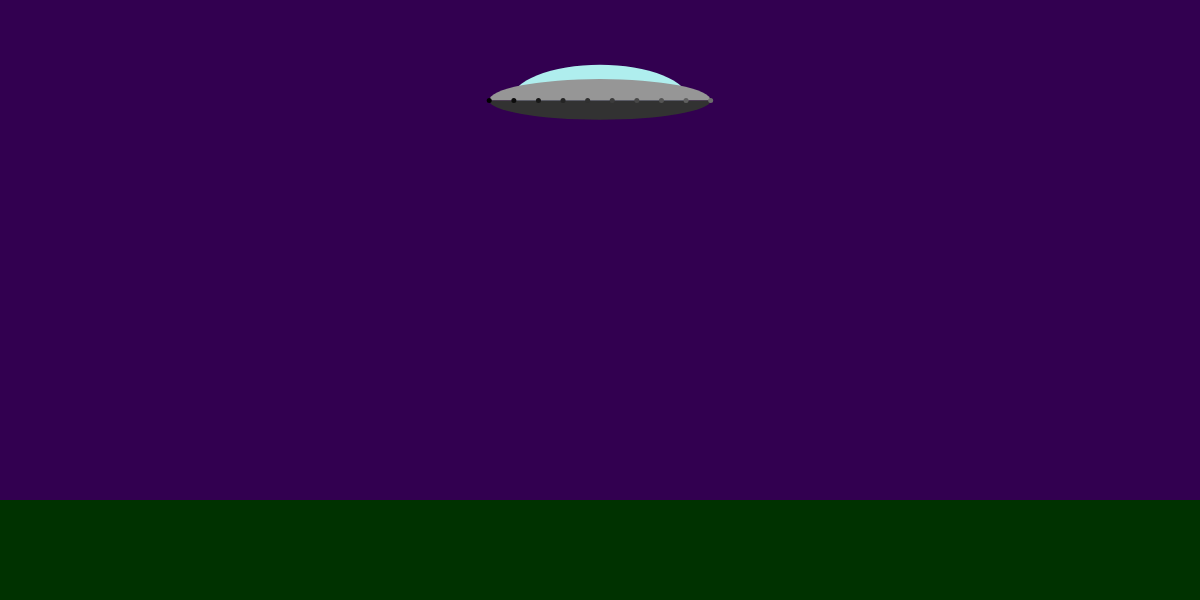
Frame 1 (no input)
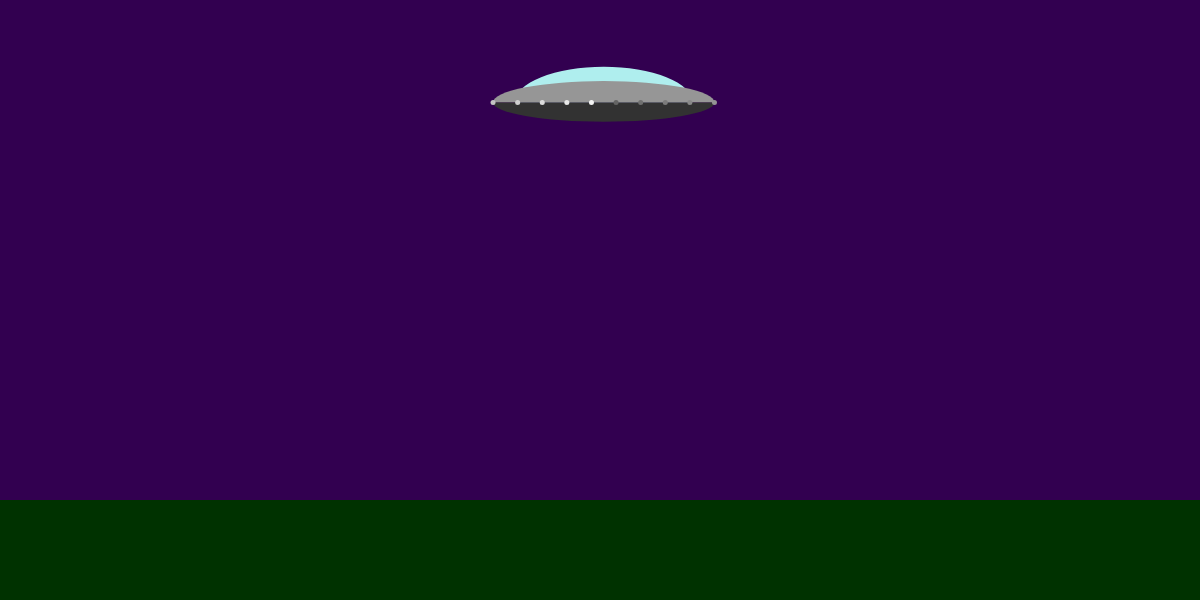
Frame 60 (no input)
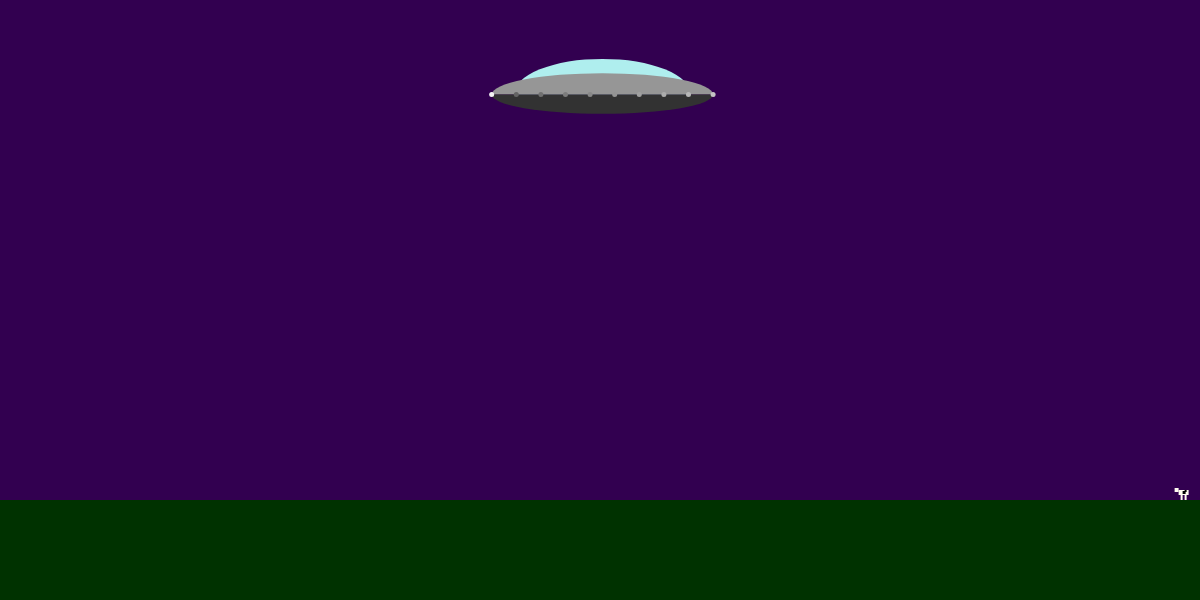
Frame 120 (the mouse pressed at the canvas centre since frame 60)

The p5.js sketch that drew these frames (run headless with seeded random() and noise() and a simulated clock; from frame 60 on, the mouse is pressed at the canvas centre):

// p5.js sketch
// ── sketch.js
//Topic 1.1 
//Object orientation revisted
//part two

var flyingSaucer;
var cowManager;
function setup()
{
    createCanvas(1200,600);
    noStroke();
    
    flyingSaucer = new FlyingSaucer(width/2,100);
    cowManager = new CowManager();

}
function FlyingSaucer(x,y)
{
    //public
    this.x = x;
    this.y = y;
    this.beamOn = false;
    
    
    //private
    var fs_width = random(150,250);
    var fs_height = random(75,125);
    var window_width = random(0.65,0.85);
    var window_height = random(0.75,1);
    var base_height = random(0.25,0.5);
    var num_lights = floor(random(5,25));
    var light_inc = floor(random(5,10));
    var brightnesses = [];
    var self = this;

    
    ///////////methods/////////////
    
    this.hover = function()
    {
        this.x += random(-1,1);
        this.y += random(-1,1); 
        
        if(!this.beamOn && random() > 0.995)
        {
            this.beamOn = true;
        }
        else if(this.beamOn && random() > 0.999)
        {
            this.beamOn = false;
        }
    }

    
    this.draw = function()
    {
        if(this.beamOn)
        {
            beam();
        }
        
        
        //draw the window
        fill(175,238,238);
        arc(
            this.x,
            this.y,
            fs_width * window_width,
            fs_height * window_height,
            PI,TWO_PI);

        //draw the body
        fill(150);
        arc(
            this.x,
            this.y,
            fs_width,
            fs_height/2,
            PI,TWO_PI);

        //draw the base
        fill(50);
        arc(
            this.x,
            this.y,
            fs_width,
            fs_height * base_height,
            0,PI);

        //draw the lights
        var incr = (fs_width/(num_lights -1)); 

        for(var i = 0; i < num_lights; i++)
        {

            var x = this.x - fs_width/2 + i * incr;
            fill(brightnesses[i]);
            ellipse(
                x,
                this.y,
                5,
                5
            )
            brightnesses[i] += light_inc;
            if(brightnesses[i] > 255)
            {
                brightnesses[i] = 100;
            }
        }
    }   

    var beam = function()
    {
        if(random() > 0.25)
        {
            fill(255,255,100,150);
            beginShape();
            vertex(self.x - 25,self.y + fs_height * base_height * 0.5);
            vertex(self.x + 25,self.y + fs_height * base_height * 0.5);
            vertex(self.x + 70,height - 100);
            vertex(self.x - 70,height - 100);
            endShape();
        }
    }

    //////// setup code /////////
    
    for(var i = 0; i < num_lights; i++)
    {
        brightnesses.push((i * light_inc * 2)%255);
    }

}


function Cow(x,y)
{
    //public
    this.x = x;
    this.y = y;
    this.direction = random(1,2);
    
    //private
    var step = 0;

    if(random() > 0.5)
    {
        this.direction *= -1;    
    }
    
   
    
    this.draw = function()
    {
        
        push();
        translate(this.x, this.y);
        if(this.direction > 0)
        {
            scale(-1,1);
        }
        
        fill(255,250,240)
        rect(0,-10,10,5);
        
        //legs
        if(step > 5)
        {
            rect(0,-5,2,5);
            rect(8,-5,2,5);
        }
        else
        {
            rect(2,-5,2,5);
            rect(6,-5,2,5);
        }
        
        //head
        rect(-4,-12,4,4);
        
        //markings
        fill(0);
        rect(4,-9,3,3);
        rect(6,-10,2,2);

        pop();
        

        
    }
    
    this.walk = function()
    {
        this.x += this.direction;
        step = (step + 1)%10;
    }

}



 

function draw()
{
    background(50,0,80);
    
    //draw the ground
    fill(0,50,0);
    rect(0,height - 100, width, 100);
    

    cowManager.update();
    cowManager.draw();
    
    flyingSaucer.hover();
    flyingSaucer.draw();
    

}

function CowManager()
{
    var cows = [];
    this.minCows = 10;
    
    this.update = function()
    {
        if(cows.length < this.minCows)
        {
            cows.push(new Cow(-199, height - 100));
        }
        
        for(var i = 0; i < cows.length; i++)
        {
            cows[i].walk();
            
            if( cows[i].x > width + 200)
            {
                 cows[i].x = -200;
            }
            else if( cows[i].x < -200)
            {
                 cows[i].x = width + 200;
            }
        }
    }
    
    this.draw = function()
    {
        for(var i = 0; i < cows.length; i++)
        {
            cows[i].draw();
        }
    }
}
